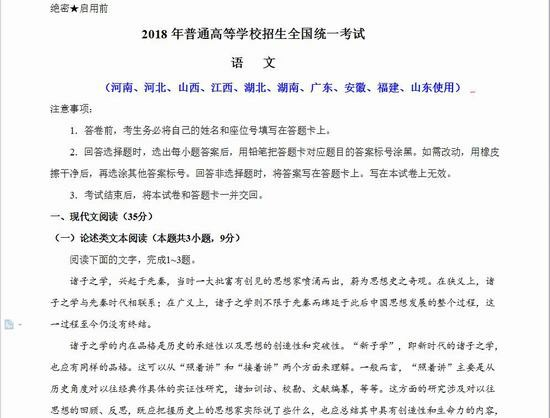
#> input picture CCDproplus/val/images/image_000020.jpg, 550 x 418 px; its folder holds only this picture in this run
$ python demo3.py
#> lines starting #> are read from the running program, lines starting #| are printed output that depends on the picture
from PIL import Image
from PIL import ImageStat
from PIL import ImageEnhance
import os


def get_image_light_mean(dst_src):
    im = dst_src.convert('L')
    stat = ImageStat.Stat(im)
    return stat.mean[0]


# # 色度增强
def color(img):
    img = ImageEnhance.Color(img)
    colors = 1.5
    img = img.enhance(colors)
    # print('对比度', get_image_light_mean(img))
    return img


# 增强对比度
def contrast(img):
    img = ImageEnhance.Contrast(img)
    contrasts = 1.5
    img = img.enhance(contrasts)
    # print('对比度', get_image_light_mean(img))
    return img


# 亮度
def bright(img):
    brightness = 1 + ((255 - get_image_light_mean(img)) / 318)  # 1 - 1.5
    img = ImageEnhance.Brightness(img)
    img = img.enhance(brightness)
    # print('亮度', get_image_light_mean(img))
    return img


# 锐化
def sharp(img):
    sharpness = 1.5
    img = ImageEnhance.Sharpness(img)
    img = img.enhance(sharpness)
    # print('锐化', get_image_light_mean(img))
    return img


if __name__ == '__main__':
    imageDir = os.listdir('images')
    for img in imageDir:
        image = Image.open('images/' + img)
#> image is the input picture: PIL image 550x418 RGB; mean R, G, B 240.6, 240.7, 241
        # image.show()
        # print(get_image_light_mean(image))
        image = color(image)
        image = contrast(image)
#> in contrast, `img = img.enhance(contrasts)`:
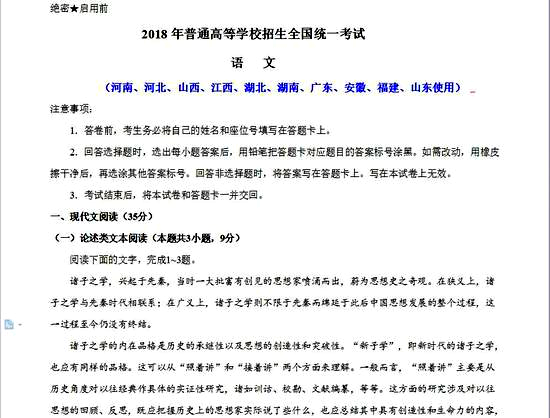
#> img: PIL image 550x418 RGB; mean R, G, B 237.6, 237.6, 238.3

        # [7 lines of commented-out code are left out]
        image.save('new/' + img)

$ run again, on CCDproplus/val/images/image_000752.jpg
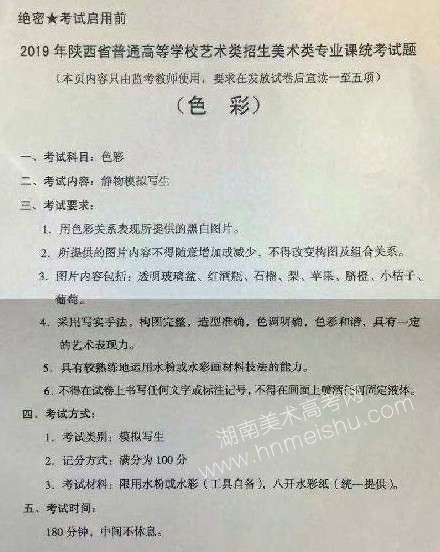
#> input picture CCDproplus/val/images/image_000752.jpg, 440 x 552 px
#> image is the input picture: PIL image 440x552 RGB; mean R, G, B 192.6, 192.7, 185
#> in contrast, `img = img.enhance(contrasts)`:
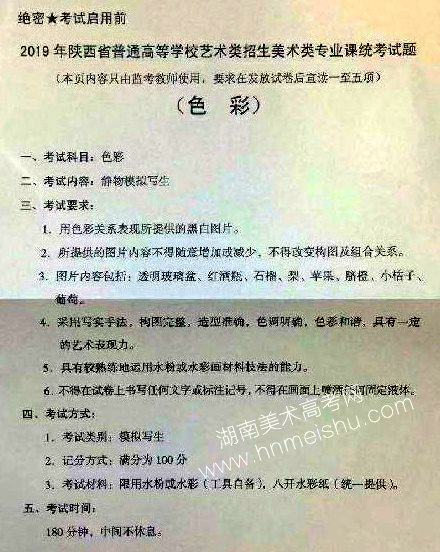
#> img: PIL image 440x552 RGB; mean R, G, B 193.7, 193.8, 176.7

$ run again, on CCDproplus/val/images/image_000800.jpg
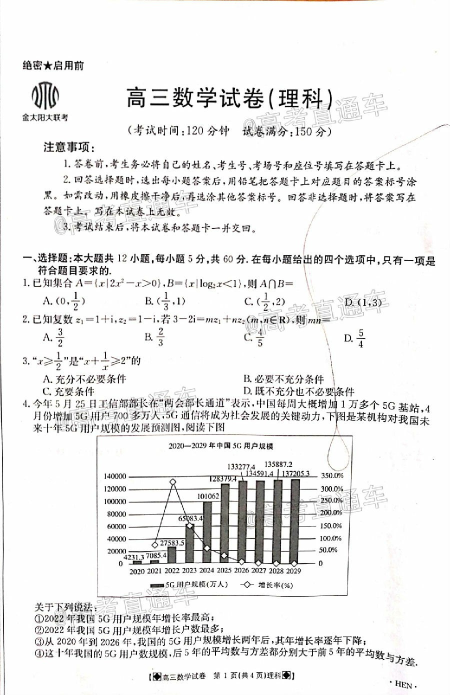
#> input picture CCDproplus/val/images/image_000800.jpg, 900 x 1390 px (shown at 1/2 size)
#> image is the input picture: PIL image 900x1390 RGB; mean R, G, B 236.1, 236, 235.7
#> in contrast, `img = img.enhance(contrasts)`:
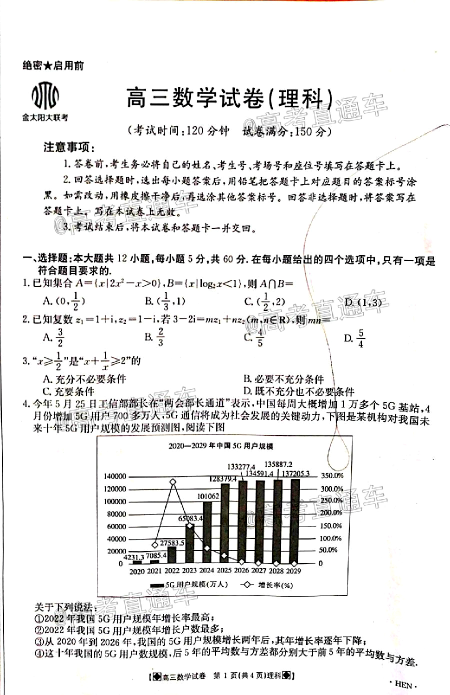
#> img: PIL image 900x1390 RGB (shown at 1/2 size); mean R, G, B 232.9, 232.5, 232.3

$ run again, on CCDproplus/val/images/image_000922.jpg
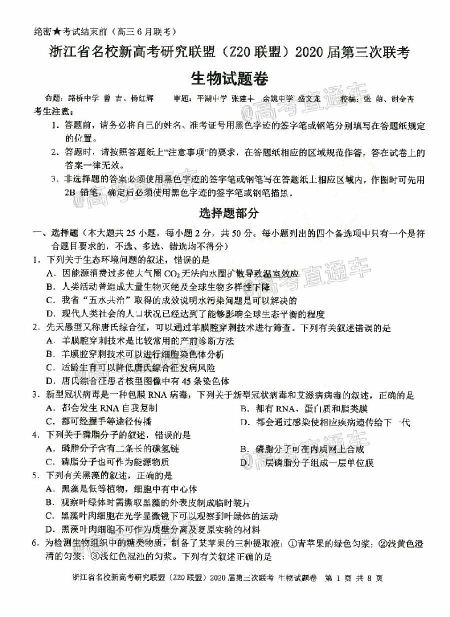
#> input picture CCDproplus/val/images/image_000922.jpg, 900 x 1234 px (shown at 1/2 size)
#> image is the input picture: PIL image 900x1234 RGB; mean R, G, B 233.6, 233.7, 233.1
#> in contrast, `img = img.enhance(contrasts)`:
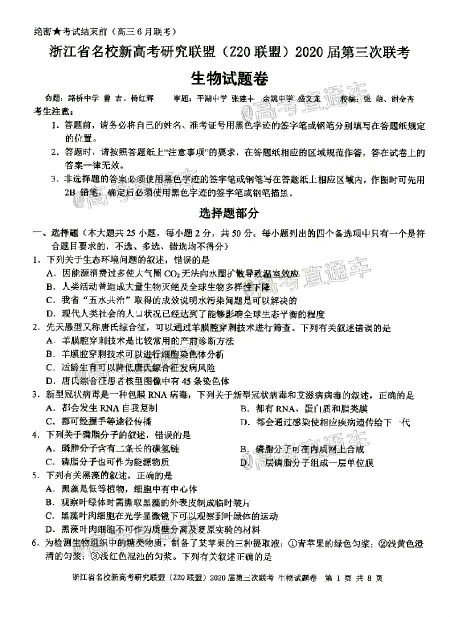
#> img: PIL image 900x1234 RGB (shown at 1/2 size); mean R, G, B 231.8, 231.9, 231.4

$ run again, on CCDproplus/val/images/image_000026.jpg
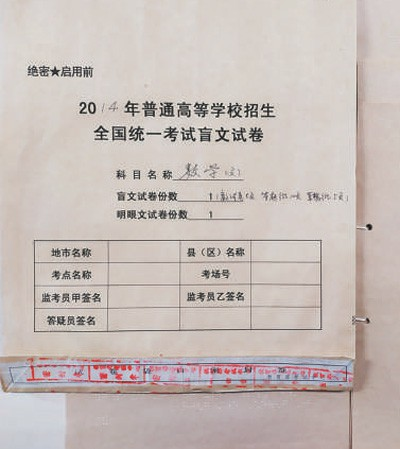
#> input picture CCDproplus/val/images/image_000026.jpg, 400 x 449 px
#> image is the input picture: PIL image 400x449 RGB; mean R, G, B 199.3, 189.1, 184.8
#> in contrast, `img = img.enhance(contrasts)`:
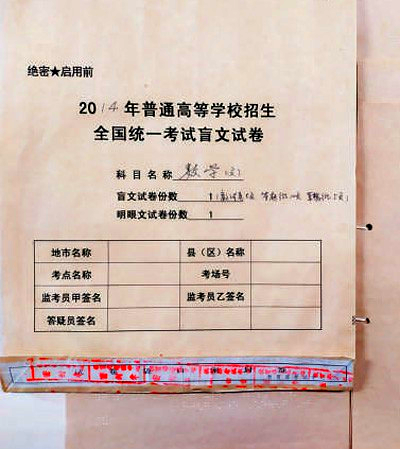
#> img: PIL image 400x449 RGB; mean R, G, B 208.8, 185.7, 176
